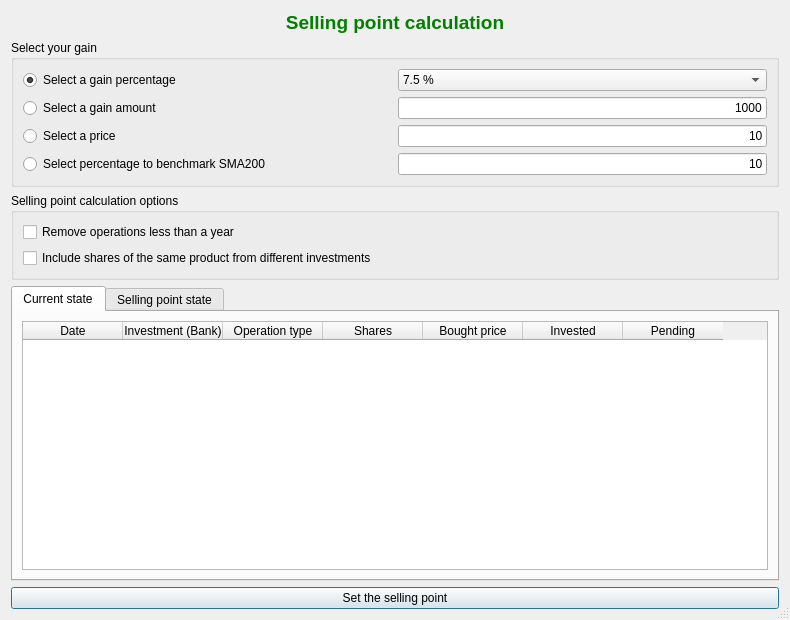
<?xml version="1.0" encoding="UTF-8"?>
<ui version="4.0">
 <class>frmSellingPoint</class>
 <widget class="QDialog" name="frmSellingPoint">
  <property name="windowModality">
   <enum>Qt::WindowModal</enum>
  </property>
  <property name="geometry">
   <rect>
    <x>0</x>
    <y>0</y>
    <width>790</width>
    <height>620</height>
   </rect>
  </property>
  <property name="windowTitle">
   <string>Selling point calculation</string>
  </property>
  <property name="windowIcon">
   <iconset resource="../images/xulpymoney.qrc">
    <normaloff>:/xulpymoney/tools-wizard.png</normaloff>:/xulpymoney/tools-wizard.png</iconset>
  </property>
  <property name="sizeGripEnabled">
   <bool>true</bool>
  </property>
  <property name="modal">
   <bool>true</bool>
  </property>
  <layout class="QHBoxLayout" name="horizontalLayout_7">
   <item>
    <layout class="QVBoxLayout" name="verticalLayout_3">
     <item>
      <widget class="QLabel" name="lblTitulo">
       <property name="font">
        <font>
         <pointsize>14</pointsize>
         <weight>75</weight>
         <bold>true</bold>
        </font>
       </property>
       <property name="styleSheet">
        <string notr="true">color: rgb(0, 128, 0);</string>
       </property>
       <property name="text">
        <string>Selling point calculation</string>
       </property>
       <property name="alignment">
        <set>Qt::AlignCenter</set>
       </property>
      </widget>
     </item>
     <item>
      <widget class="QGroupBox" name="groupBox">
       <property name="title">
        <string>Select your gain</string>
       </property>
       <layout class="QVBoxLayout" name="verticalLayout">
        <item>
         <layout class="QHBoxLayout" name="horizontalLayout_2">
          <item>
           <widget class="QRadioButton" name="radTPC">
            <property name="text">
             <string>Select a gain percentage</string>
            </property>
            <property name="checked">
             <bool>true</bool>
            </property>
           </widget>
          </item>
          <item>
           <widget class="QComboBox" name="cmbTPC">
            <property name="currentIndex">
             <number>2</number>
            </property>
            <item>
             <property name="text">
              <string>2.5 %</string>
             </property>
            </item>
            <item>
             <property name="text">
              <string>5 %</string>
             </property>
            </item>
            <item>
             <property name="text">
              <string>7.5 %</string>
             </property>
            </item>
            <item>
             <property name="text">
              <string>10 %</string>
             </property>
            </item>
            <item>
             <property name="text">
              <string>15 %</string>
             </property>
            </item>
            <item>
             <property name="text">
              <string>20 %</string>
             </property>
            </item>
            <item>
             <property name="text">
              <string>25 %</string>
             </property>
            </item>
           </widget>
          </item>
         </layout>
        </item>
        <item>
         <layout class="QHBoxLayout" name="horizontalLayout">
          <item>
           <widget class="QRadioButton" name="radGain">
            <property name="text">
             <string>Select a gain amount</string>
            </property>
           </widget>
          </item>
          <item>
           <widget class="myQLineEdit" name="txtGanancia">
            <property name="sizePolicy">
             <sizepolicy hsizetype="Minimum" vsizetype="Fixed">
              <horstretch>0</horstretch>
              <verstretch>0</verstretch>
             </sizepolicy>
            </property>
            <property name="toolTip">
             <string>Select a gain amount</string>
            </property>
            <property name="text">
             <string>1000</string>
            </property>
            <property name="alignment">
             <set>Qt::AlignRight|Qt::AlignTrailing|Qt::AlignVCenter</set>
            </property>
           </widget>
          </item>
         </layout>
        </item>
        <item>
         <layout class="QHBoxLayout" name="horizontalLayout_8">
          <item>
           <widget class="QRadioButton" name="radPrice">
            <property name="text">
             <string>Select a price</string>
            </property>
           </widget>
          </item>
          <item>
           <widget class="myQLineEdit" name="txtPrice">
            <property name="sizePolicy">
             <sizepolicy hsizetype="Minimum" vsizetype="Fixed">
              <horstretch>0</horstretch>
              <verstretch>0</verstretch>
             </sizepolicy>
            </property>
            <property name="text">
             <string>10</string>
            </property>
            <property name="alignment">
             <set>Qt::AlignRight|Qt::AlignTrailing|Qt::AlignVCenter</set>
            </property>
           </widget>
          </item>
         </layout>
        </item>
        <item>
         <layout class="QHBoxLayout" name="horizontalLayout_4">
          <item>
           <widget class="QRadioButton" name="radSMA200">
            <property name="text">
             <string>Select percentage to benchmark SMA200</string>
            </property>
           </widget>
          </item>
          <item>
           <widget class="QLineEdit" name="txtSMA200">
            <property name="sizePolicy">
             <sizepolicy hsizetype="Minimum" vsizetype="Fixed">
              <horstretch>0</horstretch>
              <verstretch>0</verstretch>
             </sizepolicy>
            </property>
            <property name="text">
             <string>10</string>
            </property>
            <property name="alignment">
             <set>Qt::AlignRight|Qt::AlignTrailing|Qt::AlignVCenter</set>
            </property>
            <property name="readOnly">
             <bool>true</bool>
            </property>
           </widget>
          </item>
         </layout>
        </item>
       </layout>
      </widget>
     </item>
     <item>
      <widget class="QGroupBox" name="groupBox_2">
       <property name="title">
        <string>Selling point calculation options</string>
       </property>
       <layout class="QHBoxLayout" name="horizontalLayout_3">
        <item>
         <layout class="QVBoxLayout" name="verticalLayout_2">
          <item>
           <widget class="QCheckBox" name="chkGainsTime">
            <property name="text">
             <string>Remove operations less than a year</string>
            </property>
           </widget>
          </item>
          <item>
           <widget class="QCheckBox" name="chkPonderanAll">
            <property name="text">
             <string>Include shares of the same product from different investments</string>
            </property>
           </widget>
          </item>
         </layout>
        </item>
       </layout>
      </widget>
     </item>
     <item>
      <widget class="QTabWidget" name="tab">
       <property name="currentIndex">
        <number>0</number>
       </property>
       <widget class="QWidget" name="tab_current">
        <attribute name="title">
         <string>Current state</string>
        </attribute>
        <layout class="QHBoxLayout" name="horizontalLayout_5">
         <item>
          <widget class="myQTableWidget" name="table">
           <attribute name="verticalHeaderVisible">
            <bool>false</bool>
           </attribute>
           <column>
            <property name="text">
             <string>Date</string>
            </property>
           </column>
           <column>
            <property name="text">
             <string>Investment (Bank)</string>
            </property>
           </column>
           <column>
            <property name="text">
             <string>Operation type</string>
            </property>
           </column>
           <column>
            <property name="text">
             <string>Shares</string>
            </property>
           </column>
           <column>
            <property name="text">
             <string>Bought price</string>
            </property>
           </column>
           <column>
            <property name="text">
             <string>Invested</string>
            </property>
           </column>
           <column>
            <property name="text">
             <string>Pending</string>
            </property>
           </column>
          </widget>
         </item>
        </layout>
       </widget>
       <widget class="QWidget" name="tab_2">
        <attribute name="title">
         <string>Selling point state</string>
        </attribute>
        <layout class="QHBoxLayout" name="horizontalLayout_6">
         <item>
          <widget class="myQTableWidget" name="tableSP">
           <attribute name="verticalHeaderVisible">
            <bool>false</bool>
           </attribute>
           <column>
            <property name="text">
             <string>Date</string>
            </property>
           </column>
           <column>
            <property name="text">
             <string>Investment (Bank)</string>
            </property>
           </column>
           <column>
            <property name="text">
             <string>Operation type</string>
            </property>
           </column>
           <column>
            <property name="text">
             <string>Shares</string>
            </property>
           </column>
           <column>
            <property name="text">
             <string>Price</string>
            </property>
           </column>
           <column>
            <property name="text">
             <string>Invested</string>
            </property>
           </column>
           <column>
            <property name="text">
             <string>Pending</string>
            </property>
           </column>
          </widget>
         </item>
        </layout>
       </widget>
      </widget>
     </item>
     <item>
      <widget class="QPushButton" name="cmd">
       <property name="text">
        <string>Set the selling point</string>
       </property>
      </widget>
     </item>
    </layout>
   </item>
  </layout>
 </widget>
 <customwidgets>
  <customwidget>
   <class>myQTableWidget</class>
   <extends>QTableWidget</extends>
   <header location="global">myqtablewidget</header>
  </customwidget>
  <customwidget>
   <class>myQLineEdit</class>
   <extends>QLineEdit</extends>
   <header location="global">myqlineedit</header>
  </customwidget>
 </customwidgets>
 <resources>
  <include location="../images/xulpymoney.qrc"/>
 </resources>
 <connections>
  <connection>
   <sender>txtGanancia</sender>
   <signal>textEdited(QString)</signal>
   <receiver>radGain</receiver>
   <slot>toggle()</slot>
   <hints>
    <hint type="sourcelabel">
     <x>361</x>
     <y>133</y>
    </hint>
    <hint type="destinationlabel">
     <x>76</x>
     <y>130</y>
    </hint>
   </hints>
  </connection>
  <connection>
   <sender>txtSMA200</sender>
   <signal>textEdited(QString)</signal>
   <receiver>radSMA200</receiver>
   <slot>toggle()</slot>
   <hints>
    <hint type="sourcelabel">
     <x>398</x>
     <y>156</y>
    </hint>
    <hint type="destinationlabel">
     <x>86</x>
     <y>155</y>
    </hint>
   </hints>
  </connection>
  <connection>
   <sender>cmbTPC</sender>
   <signal>currentIndexChanged(QString)</signal>
   <receiver>radTPC</receiver>
   <slot>toggle()</slot>
   <hints>
    <hint type="sourcelabel">
     <x>465</x>
     <y>86</y>
    </hint>
    <hint type="destinationlabel">
     <x>241</x>
     <y>86</y>
    </hint>
   </hints>
  </connection>
 </connections>
</ui>
